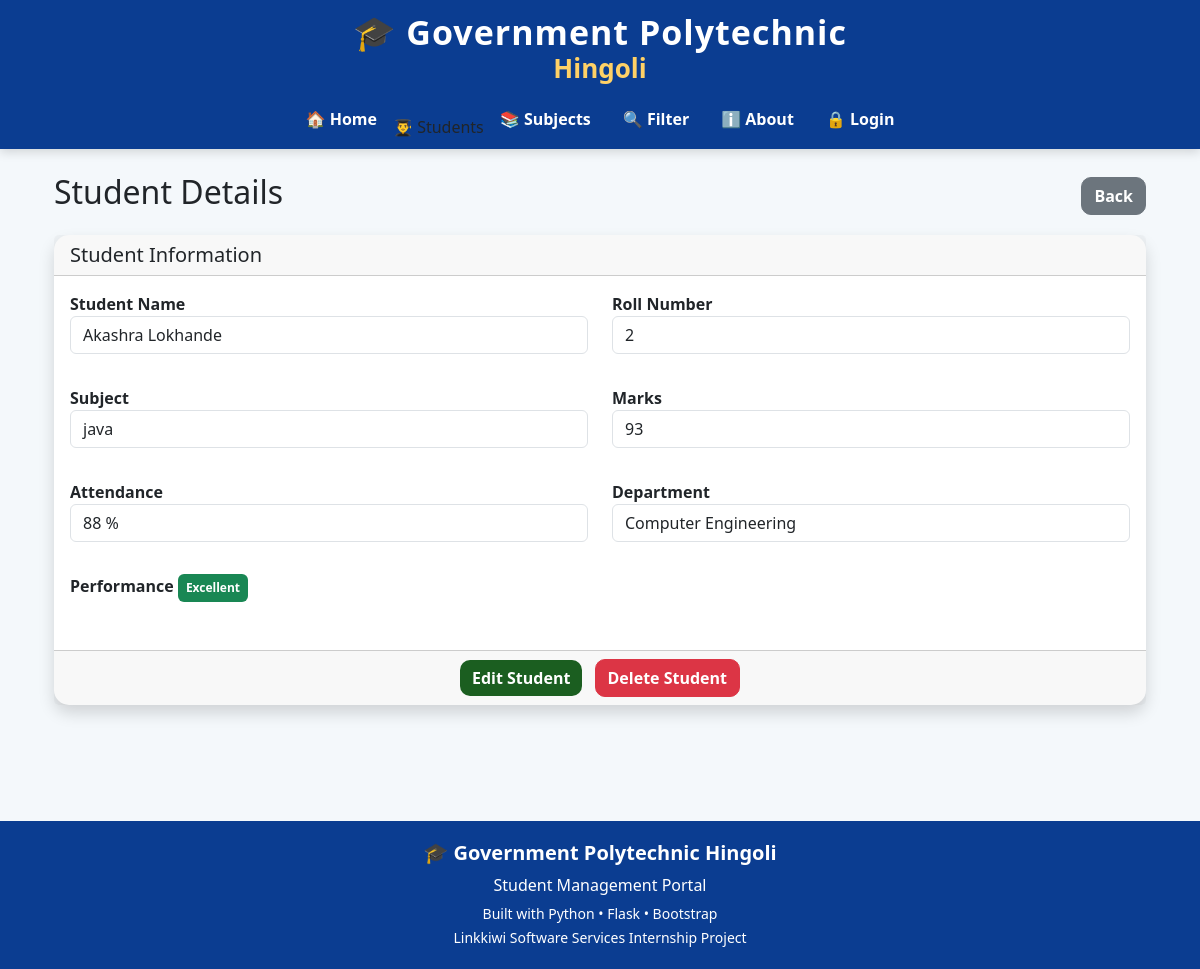
The app's page /detail/2 with its own data.
### tables this page shows
CREATE TABLE students (
            id INTEGER PRIMARY KEY AUTOINCREMENT,
            name TEXT NOT NULL,
            roll INTEGER NOT NULL,
            marks INTEGER NOT NULL,
            subject TEXT NOT NULL,
            attendance INTEGER DEFAULT 0
        );

### app.py (the view)
@app.route("/detail/<int:id>")
def detail(id):
    conn = get_db()
    student = conn.execute(
        "SELECT * FROM students WHERE id = ?",
        (id,)
    ).fetchone()
    conn.close()
    return render_template(
        "detail.html",
        student=student
    )

### database.py (called while the page is built)
def get_db():
    conn = sqlite3.connect(
        DB_PATH
    )
    conn.row_factory = sqlite3.Row
    return conn

### templates/detail.html (shortened to what this page needs)
{% extends "base.html" %}
{% block content %}
<div class="container mt-4">
    <div class="d-flex justify-content-between align-items-center mb-3">
        <h2>
            Student Details
        </h2>
        <a href="/students" class="btn btn-secondary">
            Back
        </a>
    </div>
    <div class="card shadow">
        <div class="card-header">
            <h5 class="mb-0">
                Student Information
            </h5>
        </div>
        <div class="card-body">
            <div class="row">
                <div class="col-md-6 mb-3">
                    <label class="fw-bold">
                        Student Name
                    </label>
                    <p class="form-control">
                        {{ student['name'] }}
                    </p>
                </div>
                <div class="col-md-6 mb-3">
                    <label class="fw-bold">
                        Roll Number
                    </label>
                    <p class="form-control">
                        {{ student['roll'] }}
                    </p>
                </div>
                                <div class="col-md-6 mb-3">
                    <label class="fw-bold">
                        Subject
                    </label>
                    <p class="form-control">
                        {{ student['subject'] }}
                    </p>
                </div>
                <div class="col-md-6 mb-3">
                    <label class="fw-bold">
                        Marks
                    </label>
                    <p class="form-control">
                        {{ student['marks'] }}
                    </p>
                </div>
                <div class="col-md-6 mb-3">
                    <label class="fw-bold">
                        Attendance
                    </label>
                    <p class="form-control">
                        {{ student['attendance'] }} %
                    </p>
                </div>
                <div class="col-md-6 mb-3">
                    <label class="fw-bold">
                        Department
                    </label>
                    <p class="form-control">
                        Computer Engineering
                    </p>
                </div>
                <div class="col-md-12 mb-3">
                    <label class="fw-bold">
                        Performance
                    </label>
                    {% if student['marks']|int >= 75 %}
                        <p class="badge bg-success p-2">
                            Excellent
                        </p>
                    {% elif student['marks']|int >= 40 %}
                        <p class="badge bg-warning text-dark p-2">
                            Passed
                        </p>
                    {% else %}
                        <p class="badge bg-danger p-2">
                            Needs Improvement
                        </p>
                    {% endif %}
                </div>
                            </div>
        </div>
        <div class="card-footer text-center">
            <a href="/edit_student/{{ student['id'] }}"
               class="btn btn-primary me-2">
                Edit Student
            </a>
            <a href="/delete_student/{{ student['id'] }}"
               class="btn btn-danger"
               onclick="return confirm('Are you sure you want to delete this student?');">
                Delete Student
            </a>
        </div>
    </div>
</div>
{% endblock %}

### templates/base.html (style rules this page uses)
body { font-family:"Segoe UI",sans-serif; background:#f4f8fb; margin:0; padding:0; }
.container { min-height:75vh; }
.card { border:none; border-radius:15px; box-shadow:0 4px 15px rgba(0,0,0,.08); transition:.3s; }
.btn { border-radius:10px; font-weight:600; }
.btn-primary { background:#1b5e20; border:none; }

### records on screen
students: name "Akashra Lokhande", roll "2", subject "java", marks "93", attendance "88"
